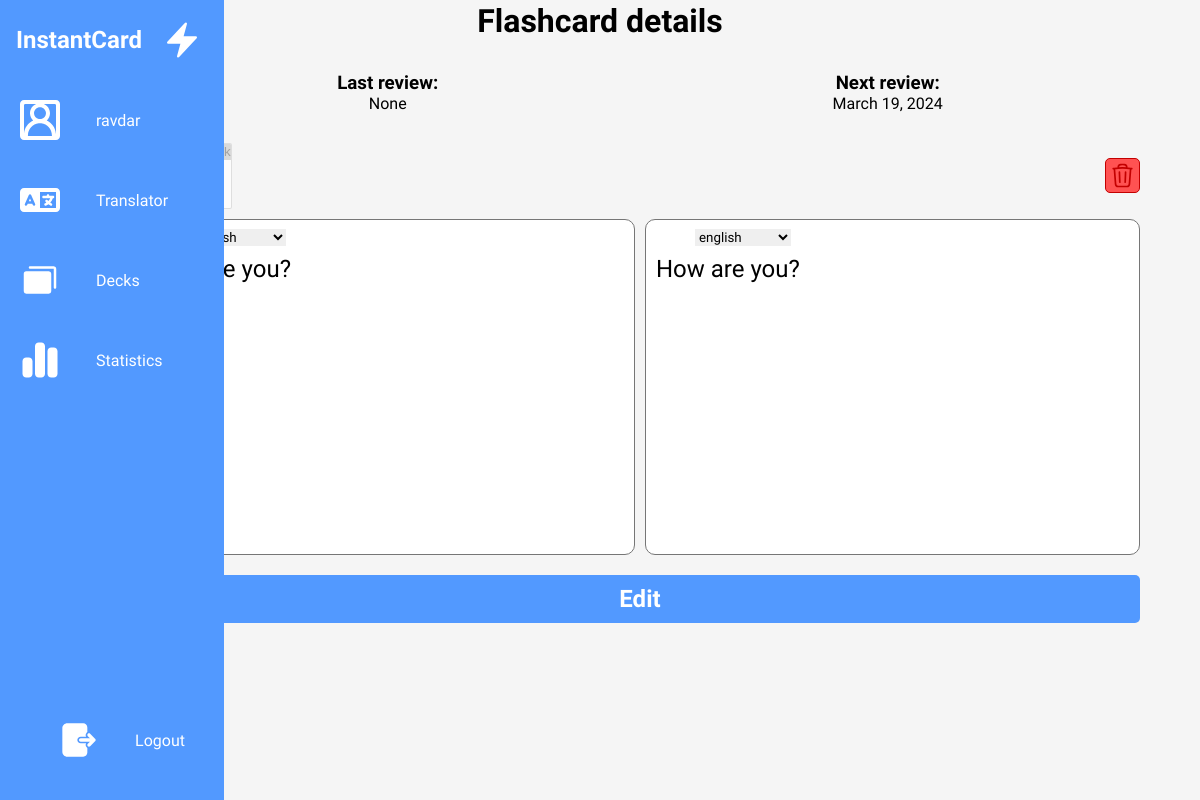
/edit_card/?card_id=1 (signed in), run on the app's committed database.
### mainapp/models.py (models this page shows, shortened)
class Flashcard(models.Model):
    front = models.CharField(max_length=500)
    back = models.CharField(max_length=500)
    user = models.ForeignKey(User, on_delete=models.CASCADE, related_name="flashcards")
    deck = models.ForeignKey(Deck, related_name="flashcards",on_delete=models.CASCADE)
    from_language = models.ForeignKey(Language, related_name="flashcard_from_language", on_delete=models.PROTECT, blank=True, null=True, default=None)
    to_language = models.ForeignKey(Language, related_name="flashcard_to_language", on_delete=models.PROTECT, blank=True, null=True, default=None)
    winning_streak = models.IntegerField(default=0)
    easiness_factor = models.FloatField(default=2.5)
    interval = models.IntegerField(default=0)
    next_review = models.DateField(default=timezone.now().date())
    last_review = models.DateField(blank=True, null=True, default=None)
    number_of_reviews = models.IntegerField(default=0)
    number_of_agains = models.IntegerField(default=0)
    number_of_hard = models.IntegerField(default=0)
    number_of_good = models.IntegerField(default=0)
    number_of_easy = models.IntegerField(default=0)
    total_time = models.FloatField(default=0) # In seconds

### mainapp/views.py (the view)
# urls.py: urlpatterns = [path("", views.landing_page, name="landing_page"),path("translator/", views.translator, name="translator"), path("review/", views.review, name="review"), path("users/<str:user_username>
@login_required
def edit_flashcard(request):
    if request.method == "POST":
        card_id = request.POST.get("card_id")
        card = get_object_or_404(Flashcard, pk=card_id)
        card.delete()
        url = reverse("mainapp:user_profile", kwargs={"user_username": request.user.username})
        return redirect(url)
    else:
        if request.headers.get("x-requested-with") == "XMLHttpRequest":
            action = request.GET.get("action")
            if action == "edit":
                card_id = request.GET.get("card_id")
                input_text = request.GET.get("input_text")
                output_text = request.GET.get("output_text")
                from_language = Language.objects.get(name=request.GET.get("from_language"))
                to_language = Language.objects.get(name=request.GET.get("to_language"))
                flashcard = get_object_or_404(Flashcard, pk=card_id)
                flashcard.front = input_text
                flashcard.back = output_text
                flashcard.from_language = from_language
                flashcard.to_language = to_language
                flashcard.save()
                return JsonResponse({})
            else:
                language_from_string = request.GET.get("from_language_string")
                language_to_string = request.GET.get("to_language_string")
                language_from = get_object_or_404(Language, name=language_from_string)
                language_to = get_object_or_404(Language, name=language_to_string)
                language_from_alpha2_code = language_from.alpha2_code
                language_to_alpha2_code = language_to.alpha2_code
                return JsonResponse({"language_from_alpha2_code":language_from_alpha2_code, "language_to_alpha2_code":language_to_alpha2_code})
        else:
            card_id = request.GET.get("card_id")
            card = get_object_or_404(Flashcard, pk = card_id)
            deck = card.deck
            card_front = card.front
            card_back = card.back
            from_language = card.from_language
            to_language = card.to_language
            translator_form = TranslatorForm(request.user, initial={"is_flashcard":True, "decks":deck,"from_language":from_language, "to_language":to_language})
        return render(request, "mainapp/edit_flashcard.html",{"card_id":card_id,"translator_form":translator_form, "input_text":card_front, "output_text":card_back, "card":card})

### mainapp/forms.py
class TranslatorForm(forms.ModelForm):
    def __init__(self, user, *args, **kwargs):
        super(TranslatorForm, self).__init__(*args, **kwargs)
        self.fields["decks"].queryset = Deck.objects.filter(user=user)
        self.fields["decks"].required = False
        default_from_language = Language.objects.get(name="english")
        default_to_language = Language.objects.get(name="french")
        self.fields["from_language"] = forms.ModelChoiceField(queryset=Language.objects.exclude(name="auto"),initial=default_from_language)
        self.fields["to_language"] = forms.ModelChoiceField(queryset=Language.objects.exclude(name="auto"),initial=default_to_language)
        self.fields["is_flashcard"].widget = DjangoToggleSwitchWidget(round=True, klass="django-toggle-switch-success")
    decks = forms.ModelMultipleChoiceField(queryset=Deck.objects.none(),widget=s2forms.Select2MultipleWidget(attrs={'data-placeholder': 'Select decks'}))
    class Meta:
        model = Translation
        fields = ["input_text", "is_flashcard","decks","from_language", "to_language"]

### mainapp/models.py (called while the page is built)
    def __str__(self):
        return self.name

    def __str__(self):
        return self.name

### mainapp/templates/mainapp/edit_flashcard.html (shortened to what this page needs)
{% extends "mainapp/user_profile.html" %}
{% load static %}
{% load widget_tweaks %}
{% block content %}
<main class="translator-main center">
    <h1 id="{{ card_id }}" class="edit-flashcard-title">Flashcard details</h1>
    <div class="stats-container">
        <div>
            <h3>Last review:</h3>{{card.last_review}}
        </div>
        <div>
            <h3>Next review:</h3>{{card.next_review}}
        </div>
    </div>
    <form method="post">
        <div class="is-flashcard-container">
            <div class="decks-list" style="display:flex">
                {{translator_form.decks|attr:" id:decks-list-selectbox"|attr:"disabled:True" }}</div>
            <div class="tooltip"> <button class="delete-button" type="button"> </button>
            </div>
        </div>
        <div class="textareas">
            <div class="textarea-container">
                <textarea id="input-textarea" name="input_text" class="input-box"
                    placeholder="Write the text that you want to translate."
                    spellcheck="false">{{input_text}}</textarea>
                <div class="from-languages-container">
                    {{translator_form.from_language|attr:"id:from-language-selectbox"|add_class:"language-selectbox"}}
                </div>
            </div>
            <div class="textarea-container">
                <textarea id="output-textarea" class="output-box" style="cursor: auto;"
                    placeholder="Translated text will appear here. Flashcard will be created automatically."
                    spellcheck="false">{{ output_text }}</textarea>
                <div class="to-languages-container">
                    {{translator_form.to_language|attr:"id:to-language-selectbox"|add_class:"language-selectbox"}}
                </div>
            </div>
        </div>
        <button type="button" class="translate-button">Edit</button>
    </form>
</main>
{% endblock content %}

### mainapp/templates/mainapp/user_profile.html (shortened to what this page needs)
{% load static %}
<!DOCTYPE html>
<html lang="en">
<head>
    <link rel="stylesheet" href="{% static 'styles.css' %}">
</head>
<body>
    <nav class="navbar">
        <ul>
            <li class="logo">
                <a href="#" class="nav-link1">
                    <h2 class="link-text logo-text">InstantCard</h2>
                    <svg xmlns="http://www.w3.org/2000/svg" width="42px"
                    height="42px" fill="currentColor" viewBox="0 0 24 24" stroke-width="1.5" stroke="currentColor" class="w-6 h-6">
      <path stroke-linecap="round" stroke-linejoin="round" d="m3.75 13.5 10.5-11.25L12 10.5h8.25L9.75 21.75 12 13.5H3.75Z" />
    </svg>
                </a>
            </li>
            <li class="nav-item">
                <a href="{% url 'mainapp:user_profile' user.username %}" class="nav-link">
                    <span class="link-text">{{user.username}}</span>
                </a>
            </li>
            <li class="nav-item">
                <a href="{% url 'mainapp:translator' %}" class="nav-link">
                    <span class="link-text">Translator</span>
                </a>
            </li>
            <li class="nav-item">
                <a href="{% url 'mainapp:decks' %}" class="nav-link">
                    <span class="link-text">Decks</span>
                </a>
            </li>
            <li class="nav-item">
                <a href="{% url 'mainapp:hello_visitor' %}" class="nav-link">
                    <span class="link-text">Statistics</span>
                </a>
            </li>
            <li class="nav-item center" id="themeButton">
                <a href="{% url 'users:logout' %}" class="nav-link1">
                    <span class="link-text">Logout</span>
                </a>
            </li>
        </ul>
    </nav>
    {% block content %}{% endblock content %}
</body>
</html>

### data on the page
Flashcard: last_review "None", next_review "March 19, 2024", input_text "how are you?", back "How are you?"

### other printed values
{{ user.username }} "ravdar"
